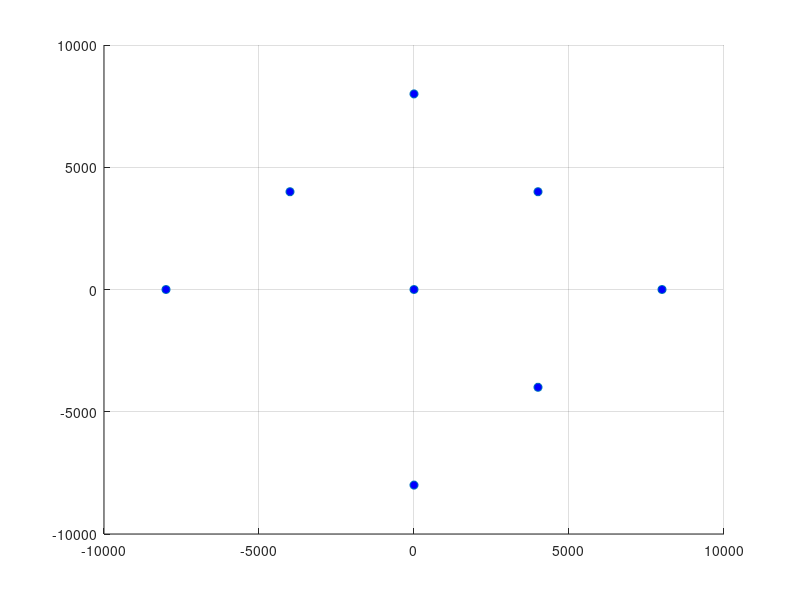

Recreate this plot in MATLAB.
function plotCoordinates()
symbols = [4000 + 4000i 8000 + 0i -8000 + 0i -4000 + 4000i 4000 - 4000i 0 + 0i 0 + 8000i 0 - 8000i];


scatter(real(symbols), imag(symbols), 'o', 'MarkerFaceColor', 'b');
grid on
end